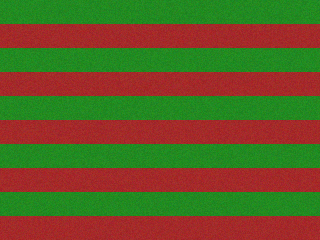
#> input picture synthetic_field.png, 320 x 240 px
$ python drone_crop_analysis.py --image synthetic_field.png
#> lines starting #> are read from the running program, lines starting #| are printed output that depends on the picture; after the words box and inside, x2 and y2 are one past the last pixel; in counts of white or black regions, pixels touching at a corner belong together
#> in analyse_image, frame is the input picture: shape (240, 320, 3); mean B, G, R 37.5, 90, 99
"""
Real‑Time Crop Health Analysis with DJI Tello
============================================

This module provides a simple example of how to analyse drone imagery for
vegetation health using a standard RGB camera.  It computes a
colour‑based vegetation index on each frame and labels the scene as
``healthy`` or ``unhealthy`` based on the proportion of green pixels.
Although professional NDVI requires near‑infrared sensors, simple
indices derived from RGB values can still provide useful insights.  The
code is intended to run either on a synthetic test image or in real
time using the DJI Tello drone via the `djitellopy` library.

The underlying concept of vegetation indices is well described in
precision‑agriculture literature.  NDVI, for example, measures the
difference between near‑infrared (NIR) and red reflectance, scaled to
−1..1: NDVI = (NIR − Red)/(NIR + Red).  Healthy vegetation absorbs
visible light for photosynthesis and reflects much of the NIR
spectrum【255148486829847†L65-L91】.  Values above 0.5 typically indicate healthy
plants, while lower scores suggest stress or sparse vegetation【255148486829847†L97-L110】.

Even without NIR, RGB cameras can approximate plant greenness by
computing indices such as the Excess Green Index (ExG) or simply the
ratio of green channel intensity.  This example uses a simple greenness
ratio to demonstrate the concept.

To run the real‑time analysis you will need a DJI Tello drone and
Python package `djitellopy`.  The package wraps the official Tello SDK
and supports connecting to the drone, retrieving a video stream and
controlling movement【381994597102161†L97-L105】.  Install it via
``pip install djitellopy``.  Note that video streaming is available on
the consumer Tello only when connected directly to its Wi‑Fi network.

Usage
-----

There are two primary entry points:

* ``analyse_image(image_path: str) -> None`` – analyse a static image and
  display the results.
* ``analyse_stream() -> None`` – connect to a Tello drone, stream
  frames and overlay health predictions in real time.

Example:

```bash
python drone_crop_analysis.py --image synthetic_field.png
```

or, to run live on the drone:

```bash
python drone_crop_analysis.py --realtime
```

References
----------
* The ``djitellopy`` project provides a Python interface to the DJI Tello
  drone using the official Tello SDK and supports video streaming【381994597102161†L97-L105】.
* The Farmonaut blog explains NDVI and how high values (0.5–0.7) indicate
  healthy vegetation, whereas low values suggest stress【255148486829847†L65-L110】.
"""

import argparse
from dataclasses import dataclass
from typing import Tuple
import cv2
import numpy as np

try:
    from djitellopy import Tello  # type: ignore
    _DJITELLOPY_AVAILABLE = True
except ImportError:
    # If djitellopy is not installed, set flag to False.  The realtime mode will not work.
    _DJITELLOPY_AVAILABLE = False


@dataclass
class AnalysisResult:
    classification: str
    vegetation_ratio: float
    mask: np.ndarray


def compute_vegetation_ratio(frame: np.ndarray, threshold: float = 0.4) -> AnalysisResult:
    """Compute a simple vegetation ratio and classify frame health.

    The function converts the image to RGB, computes the greenness ratio for
    each pixel (green channel divided by the sum of all channels) and
    thresholds this ratio to produce a binary vegetation mask.  The overall
    vegetation ratio is the proportion of pixels deemed vegetated.  A simple
    classification of ``healthy`` or ``unhealthy`` is returned based on
    whether the ratio exceeds the supplied threshold.

    Parameters
    ----------
    frame : numpy.ndarray
        Image in BGR colour space as returned by OpenCV.
    threshold : float, optional
        Threshold on the vegetation ratio to decide health status.

    Returns
    -------
    AnalysisResult
        Dataclass containing the classification label, the computed
        vegetation ratio and the binary mask used to compute the ratio.
    """
#> called with threshold = 0.4
    # Convert BGR to RGB
    rgb = cv2.cvtColor(frame, cv2.COLOR_BGR2RGB).astype(np.float32)
    # Avoid division by zero
    sum_channels = np.maximum(rgb.sum(axis=2), 1e-6)
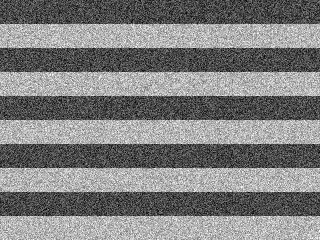
#> sum_channels: shape (240, 320) float32; min 177, max 276, mean 226.5; drawn with min black and max white
    green_ratio = rgb[:, :, 1] / sum_channels
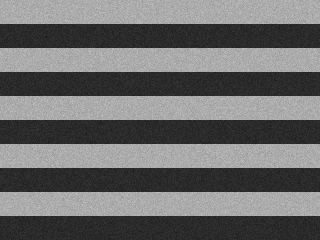
#> green_ratio: shape (240, 320) float32; min 0.125, max 0.755, mean 0.421

    # Simple threshold to identify vegetation pixels
    vegetation_mask = (green_ratio > 0.4).astype(np.uint8)
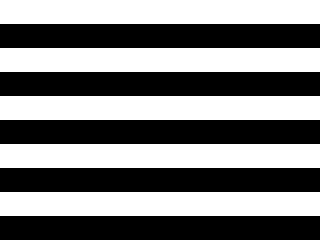
#> vegetation_mask: shape (240, 320); values 0 (black) and 1 (white), 50% white; 5 white regions, box (x1, y1, x2, y2) and area: (0, 0, 320, 24) 7680, (0, 48, 320, 72) 7680, (0, 96, 320, 120) 7680, (0, 144, 320, 168) 7680, (0, 192, 320, 216) 7680

    vegetation_ratio = vegetation_mask.mean()
#> vegetation_ratio = 0.5
    classification = 'healthy' if vegetation_ratio >= threshold else 'unhealthy'
#> classification = 'healthy'

    return AnalysisResult(classification, float(vegetation_ratio), vegetation_mask)


def overlay_analysis(frame: np.ndarray, result: AnalysisResult) -> np.ndarray:
    """Overlay the analysis mask and label onto the frame for visualisation.

    Parameters
    ----------
    frame : numpy.ndarray
        Original BGR frame.
    result : AnalysisResult
        Result returned by ``compute_vegetation_ratio``.

    Returns
    -------
    numpy.ndarray
        Frame with overlay drawn.
    """
    overlay = frame.copy()
    # Create a coloured mask: green for vegetation, red for non‑vegetation
    mask_colored = np.zeros_like(frame)
    mask_colored[result.mask == 1] = (0, 255, 0)  # green in BGR
    mask_colored[result.mask == 0] = (0, 0, 255)  # red

    # Blend the mask with the original frame
    alpha = 0.4
    cv2.addWeighted(mask_colored, alpha, overlay, 1 - alpha, 0, overlay)
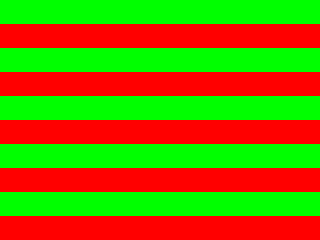
#> mask_colored: shape (240, 320, 3); mean B, G, R 0, 127.5, 127.5
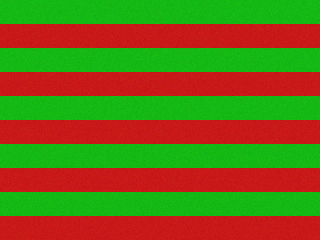
#> overlay: shape (240, 320, 3); mean B, G, R 22.5, 105, 110.4

    # Write classification text
    text = f"{result.classification.upper()} ({result.vegetation_ratio*100:.1f}% vegetation)"
    cv2.putText(
        overlay,
        text,
        (10, 30),
        cv2.FONT_HERSHEY_SIMPLEX,
        0.8,
        (255, 255, 255),
        2,
        cv2.LINE_AA
    )
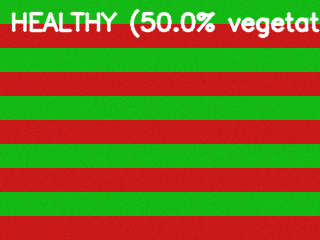
#> overlay: shape (240, 320, 3); 5.06% of pixels changed, all inside (x1, y1, x2, y2) = (11, 8, 320, 39)
    return overlay


def analyse_image(image_path: str) -> None:
    """Analyse a static image for vegetation health and display the results.

    Parameters
    ----------
    image_path : str
        Path to the image file.
    """
    frame = cv2.imread(image_path)
    if frame is None:
        raise FileNotFoundError(f"Image not found: {image_path}")
    result = compute_vegetation_ratio(frame)
    overlay = overlay_analysis(frame, result)
    # Convert BGR to RGB for display in notebook or OpenCV window
    cv2.imwrite('analysis_result.png', overlay)
    # Display via cv2 window if available
    cv2.imshow('Crop Health Analysis', overlay)
    print(f"Classification: {result.classification}, vegetation ratio: {result.vegetation_ratio:.4f}")
#| Classification: healthy, vegetation ratio: 0.5000
    cv2.waitKey(0)
    cv2.destroyAllWindows()


def analyse_stream() -> None:
    """Connect to a DJI Tello drone and analyse the video stream in real time.

    Requires the ``djitellopy`` package and an available Tello drone.  Frames
    are captured from the drone, analysed and displayed until the user
    presses the ``q`` key.
    """
    if not _DJITELLOPY_AVAILABLE:
        raise ImportError("djitellopy is required for real‑time streaming")
    tello = Tello()
    tello.connect()
    print(f"Battery: {tello.get_battery()}%")
    tello.streamon()
    frame_reader = tello.get_frame_read()

    try:
        while True:
            frame = frame_reader.frame
            result = compute_vegetation_ratio(frame)
            overlay = overlay_analysis(frame, result)
            cv2.imshow('Drone Crop Health', overlay)
            if cv2.waitKey(1) & 0xFF == ord('q'):
                break
    finally:
        tello.streamoff()
        tello.end()
        cv2.destroyAllWindows()


def parse_args() -> argparse.Namespace:
    parser = argparse.ArgumentParser(description='Crop Health Analysis via Tello')
    parser.add_argument('--image', type=str, default=None, help='Path to a static image to analyse')
    parser.add_argument('--realtime', action='store_true', help='Analyse live video stream from Tello')
    return parser.parse_args()


def main() -> None:
    args = parse_args()
    if args.realtime:
        analyse_stream()
    elif args.image is not None:
        analyse_image(args.image)
    else:
        print("Please specify either --image <path> or --realtime")


if __name__ == '__main__':
    main()
